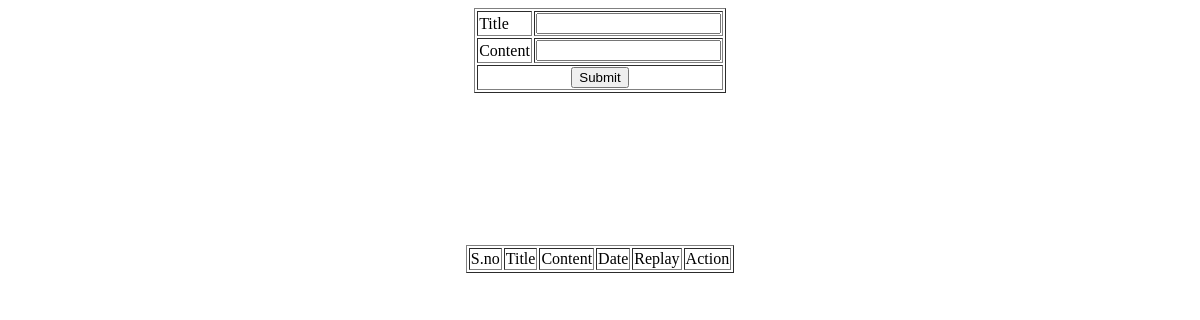
/Project/User/Complaint.php (signed in), run on an earlier commit of the app's database.
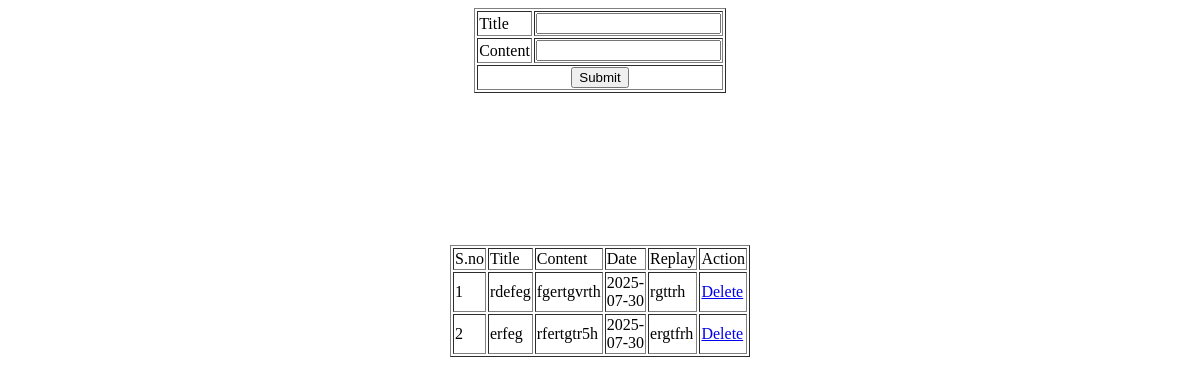
And on a later commit of the database.
### tables this page shows
CREATE TABLE `tbl_complaint` (
  `complaint_id` int(11) NOT NULL,
  `complaint_title` varchar(60) NOT NULL,
  `complaint_content` varchar(60) NOT NULL,
  `complaint_status` int(11) NOT NULL DEFAULT 0,
  `complaint_date` varchar(61) NOT NULL,
  `complaint_reply` varchar(60) NOT NULL,
  `user_id` int(11) NOT NULL
);

### Project/User/Complaint.php (the view, shortened to what this page needs)
<?php
include('../Assets/Connection/Connection.php');
            ?><script>
<!DOCTYPE html PUBLIC "-//W3C//DTD XHTML 1.0 Transitional//EN" "http://www.w3.org/TR/xhtml1/DTD/xhtml1-transitional.dtd">
<html xmlns="http://www.w3.org/1999/xhtml">
<head>
</head>
<body>
<form id="form1" name="form1" method="post" action="">
  <table width="200" border="1" align = "center">
    <tr>
      <td>Title</td>
      <td><label for="txt_title"></label>
      <input type="text" name="txt_title" id="txt_title" /></td>
    </tr>
    <tr>
      <td>Content</td>
      <td><label for="txt_content"></label>
      <input type="text" name="txt_content" id="txt_content" /></td>
    </tr>
    <tr>
      <td colspan="2" align="center"><input type="submit" name="btn_submit" id="btn_submit" value="Submit" /></td>
    </tr>
  </table>
  <p>&nbsp;</p>
  <p>&nbsp;</p>
  <p>&nbsp;</p>
  <p>&nbsp;</p>
  <table width="200" border="1" align = "center">
    <tr>
      <td>S.no</td>
      <td>Title</td>
      <td>Content</td>
      <td>Date</td>
      <td>Replay</td>
      <td>Action</td>
    </tr>
<?php
 $i = 0;
$sql = "SELECT * FROM tbl_complaint WHERE user_id = '".$_SESSION['uid']."'";
$result = $Con->query($sql);
    while($row = $result->fetch_assoc()) {
      $i++;
      ?>
    <tr>
      <td><?php echo $i ?></td>
      <td><?php echo $row['complaint_title'] ?></td>
      <td><?php echo $row['complaint_content'] ?></td>
      <td><?php echo $row['complaint_date'] ?></td>
      <td>
        <?php
        if ($row['complaint_reply'] != '') {
            echo $row['complaint_reply'];
        } else {
            echo "No reply yet";
        }
        ?>
      </td>
      <td><a href="Complaint.php?did=<?php echo $row['complaint_id']?>">Delete</a></td>
    </tr>
    <?php
    }
    ?>
  </table>
  <p>&nbsp;</p>
</form>
</body>
</html>

What changed in the data, as far as the page shows it:
added tbl_complaint: complaint_title "rdefeg", complaint_content "fgertgvrth", complaint_date "2025-07-30", complaint_reply "rgttrh"
added tbl_complaint: complaint_title "erfeg", complaint_content "rfertgtr5h", complaint_date "2025-07-30", complaint_reply "ergtfrh"
